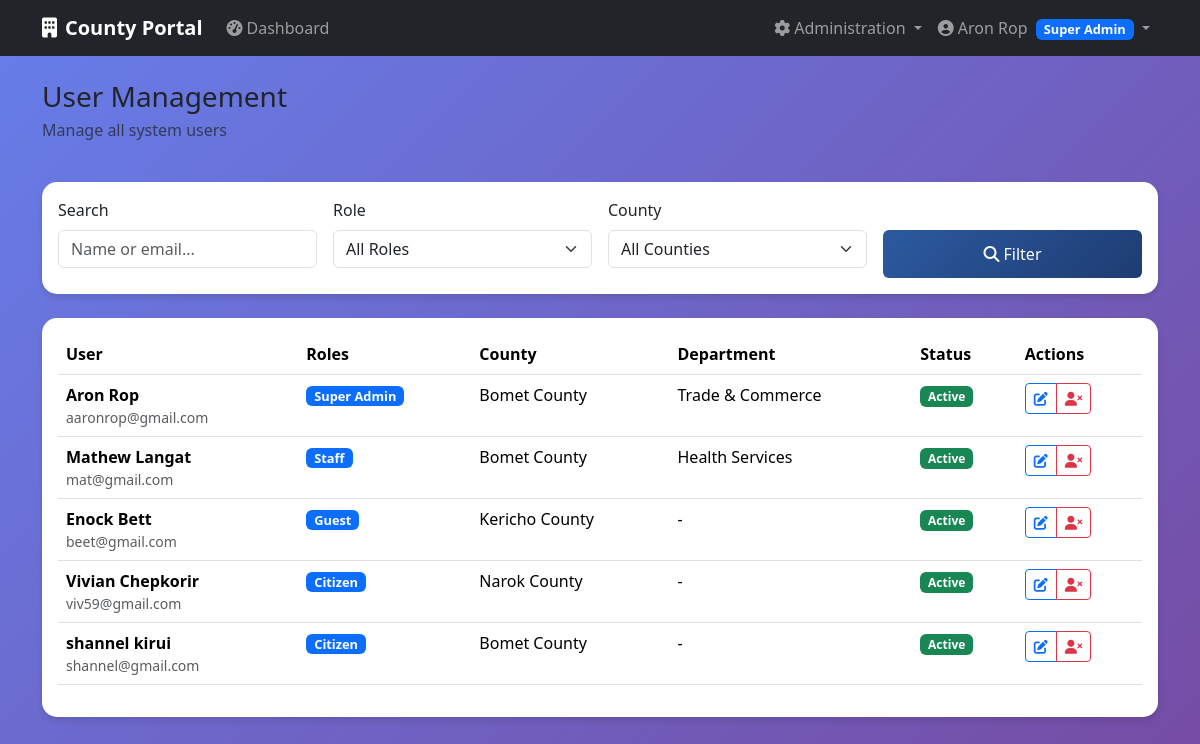
Before: /auth/users (signed in) with the older database file.
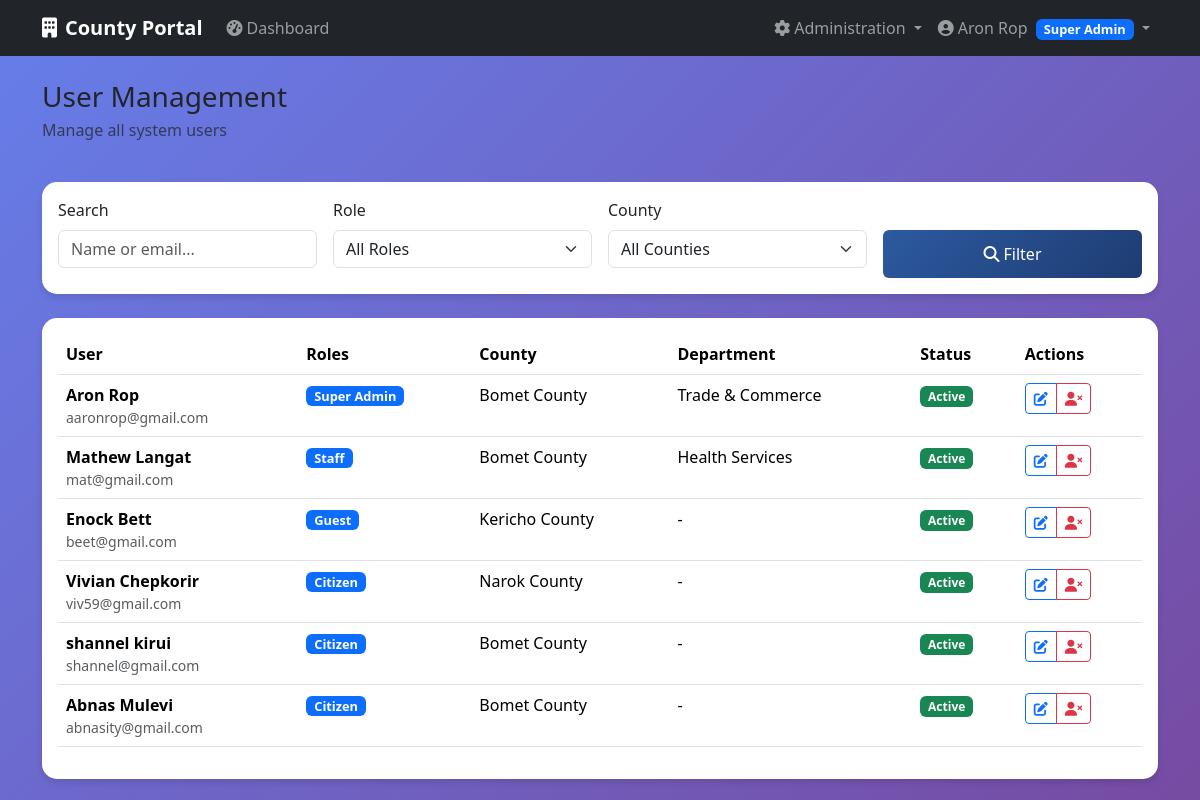
After: the same page with the newer database file.
### app/models/user.py (models this page shows, shortened)
class User(db.Model, UserMixin):
    __tablename__ = 'users'
    id = db.Column(db.Integer, primary_key=True)
    email = db.Column(db.String(200), unique=True, nullable=False)
    password = db.Column(db.String(128), nullable=False)
    active = db.Column(db.Boolean(), default=True)
    confirmed_at = db.Column(db.DateTime())
    created_at = db.Column(db.DateTime(), nullable=False, default=db.func.current_timestamp())
    fs_uniquifier = db.Column(db.String(255), unique=True, nullable=False, default=lambda: str(uuid.uuid4()))
    county_id = db.Column(db.Integer, db.ForeignKey('counties.id'))
    department_id = db.Column(db.Integer, db.ForeignKey('departments.id'))
    last_login_at = db.Column(db.DateTime())
    current_login_at = db.Column(db.DateTime())
    last_login_ip = db.Column(db.String(50))
    current_login_ip = db.Column(db.String(50))
    login_count = db.Column(db.Integer, default=0)
    first_name = db.Column(db.String(100))
    last_name = db.Column(db.String(100))
    phone = db.Column(db.String(20))
    roles = db.relationship('Role', secondary=roles_users, backref=db.backref('users', lazy='dynamic'))
    def full_name(self):
        if self.first_name and self.last_name:
            return f"{self.first_name} {self.last_name}"
        return self.email.split('@')[0] # Fallback if user dont provide first and last name or both
    def has_role(self, role_name):
        return any(role.name == role_name for role in self.roles)

class Role(db.Model, RoleMixin):
    __tablename__ = 'roles'
    id = db.Column(db.Integer, primary_key=True)
    name = db.Column(db.String(80), unique=True, nullable=False)
    description = db.Column(db.String(255), nullable=True)

### app/models/county.py (models this page shows, shortened)
class County(db.Model):
        __tablename__ = 'counties'
        id = db.Column(db.Integer, primary_key=True)
        name = db.Column(db.String(100), unique=True, nullable=False)
        code = db.Column(db.String(10), unique=True, nullable=False)
        description = db.Column(db.Text)
        active = db.Column(db.Boolean, default=True)
        created_at = db.Column(db.DateTime, default=datetime.utcnow)
        users = db.relationship('User', backref='county', lazy='dynamic')
        departments = db.relationship('Department', backref='county',   lazy='dynamic')

class Department(db.Model):
        __tablename__ = 'departments'
        id = db.Column(db.Integer, primary_key=True)
        name = db.Column(db.String(100), nullable=False)
        code = db.Column(db.String(20), nullable=False)
        description = db.Column(db.Text)
        county_id = db.Column(db.Integer, db.ForeignKey('counties.id'),
  nullable=False)
        active = db.Column(db.Boolean, default=True)
        created_at = db.Column(db.DateTime, default=datetime.utcnow)
        officers = db.relationship('User', backref='department', lazy='dynamic')
        permit_types = db.relationship('PermitType', backref='department', lazy='dynamic')

### app/auth/routes.py (the view)
@auth_bp.route('/users')
@login_required
@roles_required(UserRoles.SUPER_ADMIN)
def users():
    page = request.args.get('page', 1, type=int)
    search = request.args.get('search', '', type=str)
    role_filter = request.args.get('role', '', type=str)
    county_filter = request.args.get('county', '', type=str)
    query = User.query
    if search:
        query = query.filter(
            (User.email.contains(search)) |
            (User.first_name.contains(search)) |
            (User.last_name.contains(search))
        )
    if role_filter:
        role = Role.query.filter_by(name=role_filter).first()
        if role:
            query = query.filter(User.roles.contains(role))
    if county_filter:
        query = query.filter_by(county_id=county_filter)
    users = query.paginate(
        page=page, per_page=20, error_out=False
    )
    roles = Role.query.all()
    counties = County.query.filter_by(active=True).all()
    return render_template('auth/users.html',
                            users=users,
                            roles=roles,
                            counties=counties,
                            current_search=search,
                            current_role=role_filter,
                            current_county=county_filter)

### app/templates/auth/users.html (shortened to what this page needs)
{% extends "base.html" %}
{% block content %}
<div class="row">
    <div class="col-12">
        <div class="d-flex justify-content-between align-items-center mb-4">
            <div>
                <h1 class="h3 mb-1">User Management</h1>
                <p class="text-muted">Manage all system users</p>
            </div>
        </div>
    </div>
</div>
<div class="card dashboard-card mb-4">
    <div class="card-body">
        <form method="GET" class="row g-3">
            <div class="col-md-3">
                <label for="search" class="form-label">Search</label>
                <input type="text" class="form-control" id="search" name="search"
                       value="{{ current_search }}" placeholder="Name or email...">
            </div>
            <div class="col-md-3">
                <label for="role" class="form-label">Role</label>
                <select class="form-select" id="role" name="role">
                    <option value="">All Roles</option>
                </select>
            </div>
            <div class="col-md-3">
                <label for="county" class="form-label">County</label>
                <select class="form-select" id="county" name="county">
                    <option value="">All Counties</option>
                </select>
            </div>
            <div class="col-md-3">
                <label class="form-label d-block">&nbsp;</label>
                <div class="d-grid">
                    <button type="submit" class="btn btn-primary">
                        <i class="fas fa-search me-1"></i>Filter
                    </button>
                </div>
            </div>
        </form>
    </div>
</div>
<div class="card dashboard-card">
    <div class="card-body">
        <div class="table-responsive">
            <table class="table table-hover">
                <thead>
                    <tr>
                        <th>User</th>
                        <th>Roles</th>
                        <th>County</th>
                        <th>Department</th>
                        <th>Status</th>
                        <th>Actions</th>
                    </tr>
                </thead>
                <tbody>
                    {% for user in users.items %}
                    <tr>
                        <td>
                            <div class="d-flex align-items-center">
                                <div>
                                    <div class="fw-bold">{{ user.first_name }} {{ user.last_name }}</div>
                                    <div class="small text-muted">{{ user.email }}</div>
                                </div>
                            </div>
                        </td>
                        <td>
                            {% for role in user.roles %}
                            <span class="badge bg-primary role-badge">{{ role.name.replace('_', ' ').title() }}</span>
                            {% endfor %}
                        </td>
                        <td>{{ user.county.name if user.county else '-' }}</td>
                        <td>{{ user.department.name if user.department else '-' }}</td>
                        <td>
                            <span class="badge {% if user.active %}bg-success{% else %}bg-danger{% endif %}">
                                {{ 'Active' if user.active else 'Inactive' }}
                            </span>
                        </td>
                        <td>
                            <div class="btn-group">
                                <a href="{{ url_for('auth_bp.edit_user', user_id=user.id) }}"
                                   class="btn btn-sm btn-outline-primary"
                                   title="Edit User">
                                    <i class="fas fa-edit"></i>
                                </a>
                                <button onclick="toggleUserStatus('{{ user.id }}')"
                                        class="btn btn-sm {% if user.active %}btn-outline-danger{% else %}btn-outline-success{% endif %}"
                                        title="{% if user.active %}Deactivate User{% else %}Activate User{% endif %}">
                                    <i class="fas {% if user.active %}fa-user-times{% else %}fa-user-check{% endif %}"></i>
                                </button>
                            </div>
                        </td>
                    </tr>
                    {% endfor %}
                </tbody>
            </table>
        </div>
    </div>
</div>
{% endblock %}

### app/templates/base.html (shortened to what this page needs)
<!DOCTYPE html>
<html lang="en">
<head>
    <link href="https://cdn.jsdelivr.net/npm/bootstrap@5.3.2/dist/css/bootstrap.min.css" rel="stylesheet">
    <link href="https://cdnjs.cloudflare.com/ajax/libs/font-awesome/6.4.0/css/all.min.css" rel="stylesheet">
</head>
<body>
    <nav class="navbar navbar-expand-lg navbar-dark bg-dark">
        <div class="container">
            <a class="navbar-brand" href="{{ url_for('main_bp.index') }}">
                <i class="fas fa-building me-2"></i>County Portal
            </a>
            {% if current_user.is_authenticated %}
            <div class="collapse navbar-collapse" id="navbarNav">
                <ul class="navbar-nav me-auto">
                    <li class="nav-item">
                        <a class="nav-link" href="{{ url_for('main_bp.dashboard') }}">
                            <i class="fas fa-tachometer-alt me-1"></i>Dashboard
                        </a>
                    </li>
                </ul>
                {% if current_user.has_role('super_admin') %}
                <ul class="navbar-nav">
                    <li class="nav-item dropdown">
                        <a class="nav-link dropdown-toggle" href="#" id="adminDropdown" role="button" data-bs-toggle="dropdown">
                            <i class="fas fa-cog me-1"></i>Administration
                        </a>
                    </li>
                </ul>
                {% endif %}
                <ul class="navbar-nav">
                    <li class="nav-item dropdown">
                        <a class="nav-link dropdown-toggle" href="#" id="userDropdown" role="button" data-bs-toggle="dropdown">
                            <i class="fas fa-user-circle me-1"></i>{{ current_user.full_name() }}
                            {% for role in current_user.roles %}
                            <span class="badge bg-primary role-badge ms-1">{{ role.name.replace('_', ' ').title() }}</span>
                            {% endfor %}
                        </a>
                    </li>
                </ul>
            </div>
            {% else %}
            <div class="d-flex">
                <a href="{{ url_for('security.login') }}" class="btn btn-outline-light me-2">Login</a>
                <a href="{{ url_for('security.register') }}" class="btn btn-primary">Register</a>
            </div>
            {% endif %}
        </div>
    </nav>
    <main class="container mt-4">
        {% block content %}{% endblock %}
    </main>
</body>
</html>

### app/templates/base.html (style rules this page uses)
:root { --primary-color: #2c5aa0; --secondary-color: #f8f9fa; --success-color: #28a745; --danger-color: #dc3545; --warning-color: #ffc107; }
body { background: linear-gradient(135deg, #667eea 0%, #764ba2 100%); min-height: 100vh; font-family: 'Segoe UI', Tahoma, Geneva, Verdana, sans-serif; }
.navbar-brand { font-weight: bold; }
.dashboard-card { border: none; border-radius: 15px; box-shadow: 0 4px 6px rgba(0, 0, 0, 0.1); transition: transform 0.2s; }
.role-badge { font-size: 0.8em; padding: 0.25rem 0.5rem; }
.btn-primary { background: linear-gradient(135deg, var(--primary-color) 0%, #1e3c72 100%); border: none; padding: 0.75rem 2rem; font-weight: 500; transition: transform 0.2s ease; }

Changed rows visible on the page:
added User: first_name "Abnas", last_name "Mulevi", email "abnasity@gmail.com", county "Bomet County", department "-", active "Active", Role (name.replace "Citizen")
